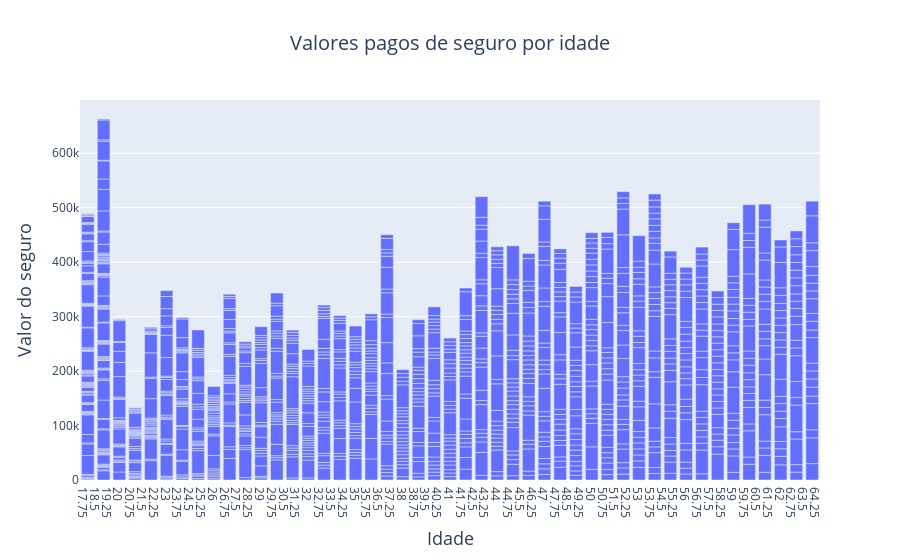

The notebook cell this image was saved under:
### Code cell
# Uma estimativa dos valores pagos do seguro por idade. 
import plotly.graph_objects as go

age = list(df_seguro['age'])
bmi = list(df_seguro['bmi'])
charges = list(df_seguro['charges'])

fig = go.Figure(go.Bar(x = age, y = charges))

fig.update_layout(
    title={
        'text': "Valores pagos de seguro por idade",
        'x': 0.5,
        'font_size': 20
    },
    xaxis_title = {'text':'Idade', 'font_size': 18},
    yaxis_title = {'text':'Valor do seguro', 'font_size': 18},
    xaxis = dict(
        tickmode = 'linear',
        tick0 = 0.5,
        dtick = 0.75,
    ),
    #legend_title={'text': 'sexo', 'font_size':18}
)

fig.show()

### Figure 1 — Plotly figure (JSON) as saved in the notebook; plotly's stock layout.template omitted (floating-point values rounded to 4 significant figures; data arrays with more than 128 entries replaced by an {"elided": "..."} marker saying what was removed)
{"data": [{"type": "bar", "x": {"elided": "1338 int values"}, "y": {"elided": "1338 float values"}}], "layout": {"title": {"font": {"size": 20}, "text": "Valores pagos de seguro por idade", "x": 0.5}, "xaxis": {"dtick": 0.75, "tick0": 0.5, "tickmode": "linear", "title": {"font": {"size": 18}, "text": "Idade"}}, "yaxis": {"title": {"font": {"size": 18}, "text": "Valor do seguro"}}}}
